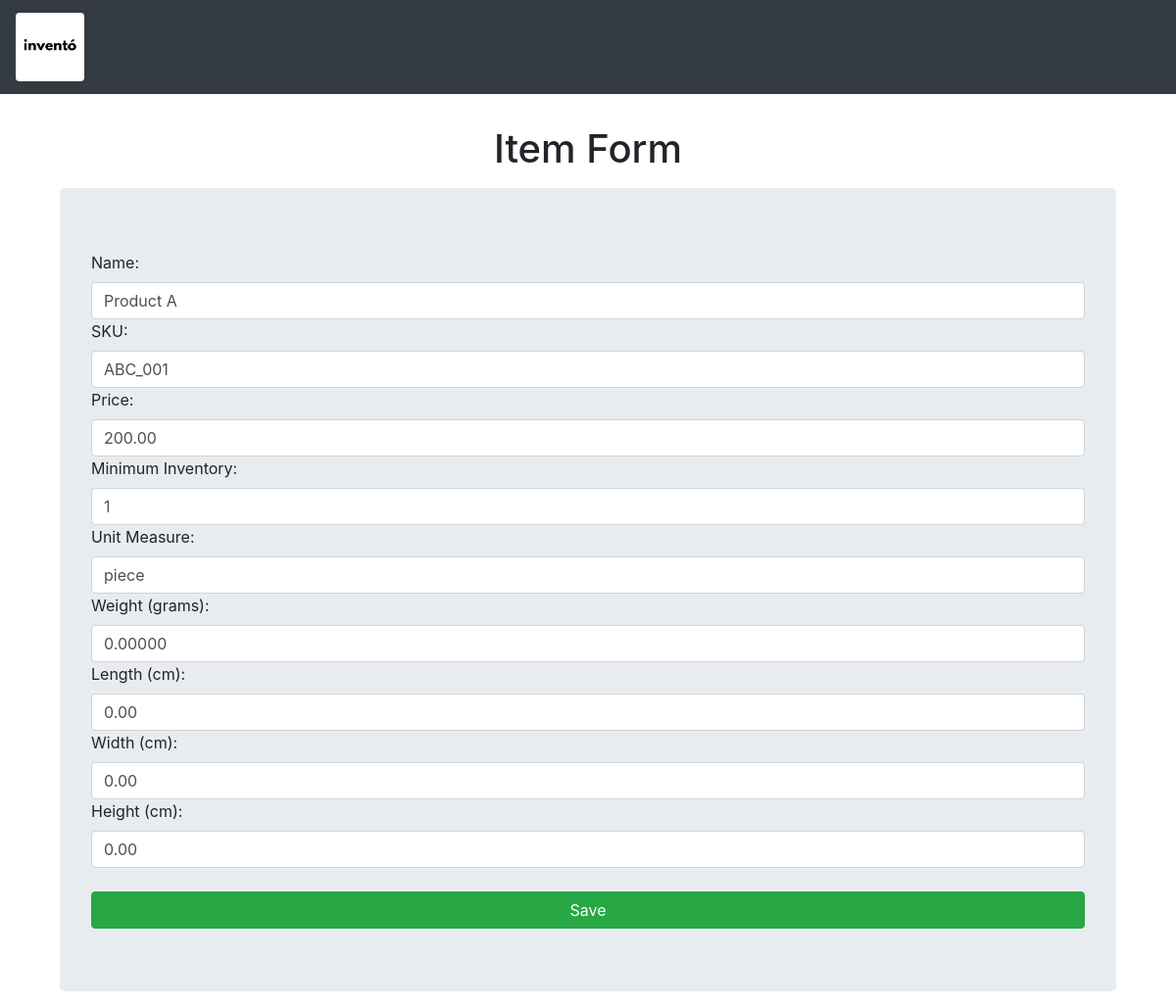
Page /item/2/edit/ (signed in) on the committed database.
### inventoApp/models.py (models this page shows, shortened)
class Item_Model(models.Model):
    name = models.CharField(max_length=100)
    sku = models.CharField(max_length=50, unique=True)
    price = models.DecimalField(
        max_digits=10, decimal_places=2, validators=[MinValueValidator(Decimal("0.00"))]
    )
    minimum_inventory = models.IntegerField(
        default=0, validators=[MinValueValidator(0)]
    )
    created_at = models.DateTimeField(auto_now_add=True)
    updated_at = models.DateTimeField(auto_now=True)
    unit_measure = models.CharField(max_length=20)
    weight_grams = models.DecimalField(
        max_digits=10,
        decimal_places=5,
        validators=[MinValueValidator(Decimal("0.00"))],
        null=True,
    )
    length_cm = models.DecimalField(
        max_digits=10,
        decimal_places=2,
        validators=[MinValueValidator(Decimal("0.00"))],
        null=True,
    )
    width_cm = models.DecimalField(
        max_digits=10,
        decimal_places=2,
        validators=[MinValueValidator(Decimal("0.00"))],
        null=True,
    )
    height_cm = models.DecimalField(
        max_digits=10,
        decimal_places=2,
        validators=[MinValueValidator(Decimal("0.00"))],
        null=True,
    )

### inventoApp/views.py (the view)
class ItemModelUpdateView(LoginRequiredMixin, UpdateView):
    model = Item_Model
    form_class = ItemForm
    template_name = "InventoApp/item_form.html"

### inventoApp/templates/InventoApp/item_form.html (shortened to what this page needs)
{% extends "layout.html" %}
{% load static %}
{% block content %}
{% include "navs/nav.html" %}
    <h1 class="text-center">Item Form</h1>
    <form method="post" class='jumbotron m-3'>
        {{form}}
        <button type="submit" class='btn btn-success btn-block mt-4'>Save</button>
    </form>
{% endblock content %}

### rows in the picture
Item_Model: name "Product A", sku "ABC_001", price "200.00", minimum_inventory "1", unit_measure "piece", weight_grams "0.00000", length_cm "0.00", width_cm "0.00", height_cm "0.00"
